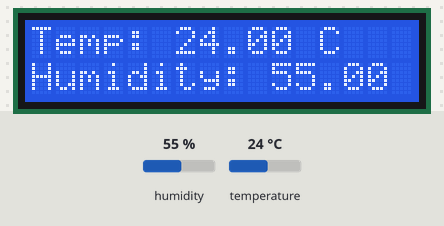
A sketch run on a simulated Arduino Uno, built with avr-gcc and run on an emulated ATmega328P. On the bench: 16×2 character LCD. The inputs (shaded band) are chosen by the test bench; at power-on: humidity 55 %, temperature 24 °C. What the sketch prints to the serial monitor is not drawn.

Above: at 1.2 s.
1.3 s: humidity set to 22 %
At 3.1 s:
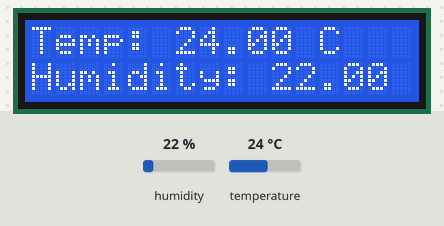
4.0 s: temperature set to 12 °C
At 4.5 s:
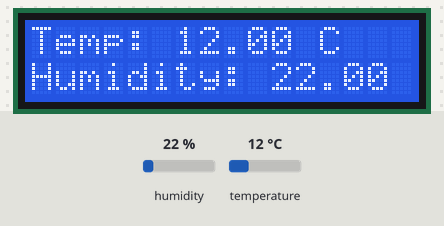
6.7 s: humidity set to 40 %
At 9.4 s:
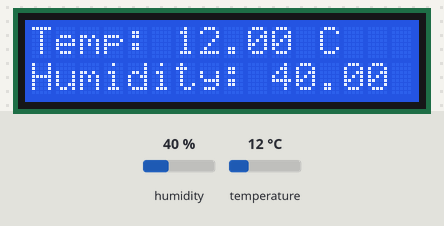
9.7 s: temperature set to 19 °C
At 11.1 s:
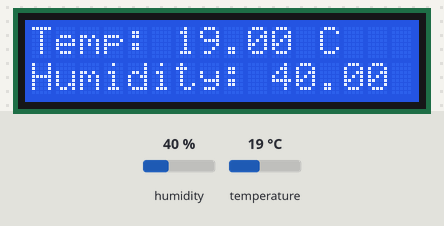
Timing chart, 0 to 12.7 s (numbered marks = the images above; inputs shaded):
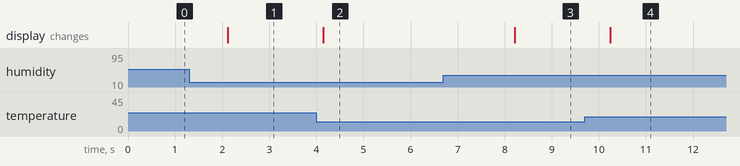

The sketch:

mperature_and_Humidity_Monitoring_with_DHT11_and_LCD_Display.ino
```cpp
#include <DHT.h>
#include <DHT_U.h>

#include <dht.h>  // include the DHT library
#include <LiquidCrystal.h> // include the LCD library

#define DHTPIN 2  // Define the pin to which the DHT11 sensor is connected
#define DHTTYPE DHT11 // Define the type of the DHT sensor

DHT dht(DHTPIN, DHTTYPE); // Initialize DHT sensor

// Initialize the LCD
LiquidCrystal lcd(12, 11, 5, 4, 3, 1);

void setup() {
  // initialize the serial communication:
  Serial.begin(9600);
  // Initialize the LCD:
  lcd.begin(16, 2);
  // Initialize the DHT sensor
  dht.begin();
}

void loop() {
  // Read humidity
  float humidity = dht.readHumidity();
  // Read temperature as Celsius
  float temperature = dht.readTemperature();

  // Check if any reads failed
  if (isnan(humidity) || isnan(temperature)) {
    Serial.println("Failed to read from DHT sensor!");
    return;
  }

  // Print values to serial monitor
  Serial.print("Humidity: ");
  Serial.print(humidity);
  Serial.print(" %\t");
  Serial.print("Temperature: ");
  Serial.print(temperature);
  Serial.println(" *C");

  // Display values on the LCD
  lcd.setCursor(0, 0);
  lcd.print("Temp: ");
  lcd.print(temperature);
  lcd.print(" C");

  lcd.setCursor(0, 1);
  lcd.print("Humidity: ");
  lcd.print(humidity);
  lcd.print(" %");

  delay(2000); // Delay for 2 seconds
}
```

Measured:
- after the input at 1.3 s, the display: changes after 0.82 s (image 1)
- after the input at 4.0 s, the display: changes after 0.15 s (image 2)
- after the input at 6.7 s, the display: changes after 1.5 s (image 3)
- after the input at 9.7 s, the display: changes after 0.54 s (image 4)
